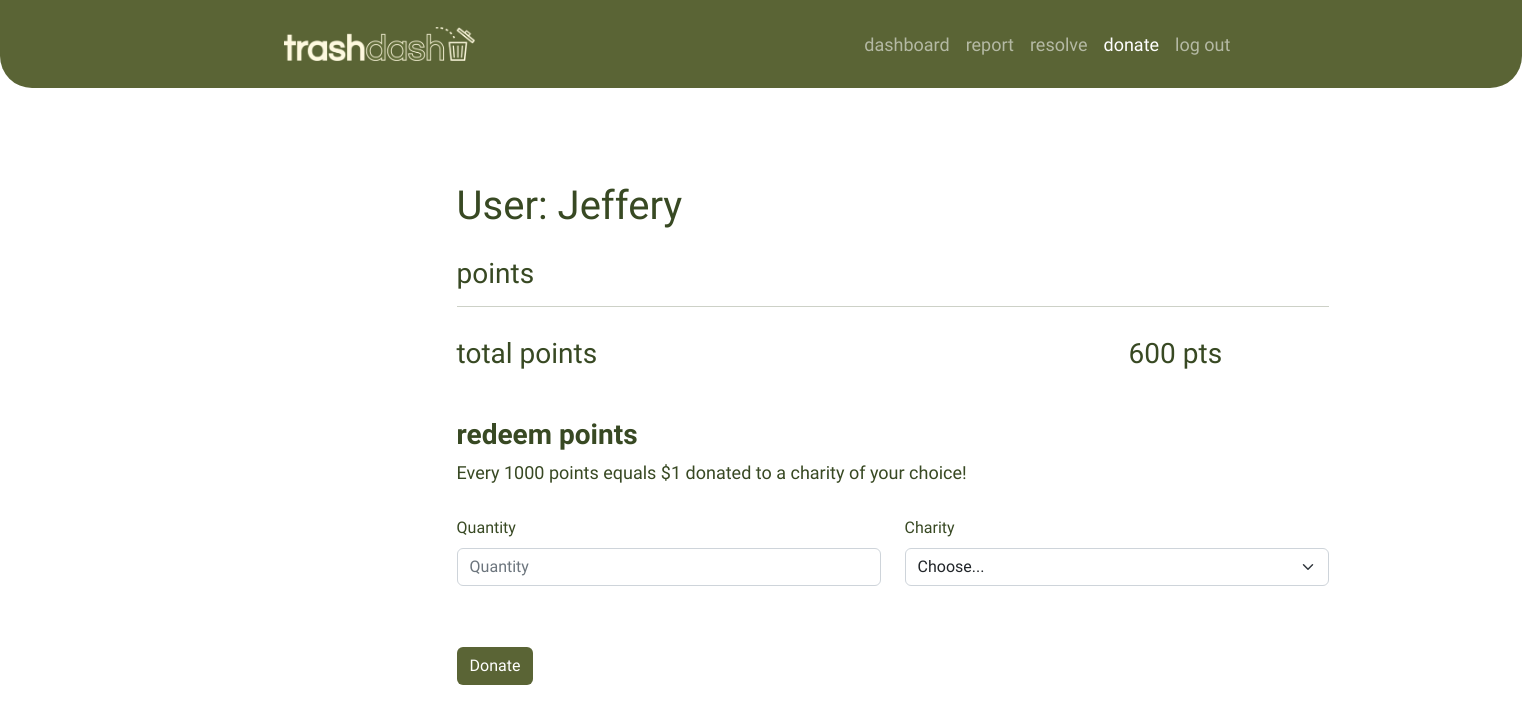
Page /donate (signed in) on the earlier database version.
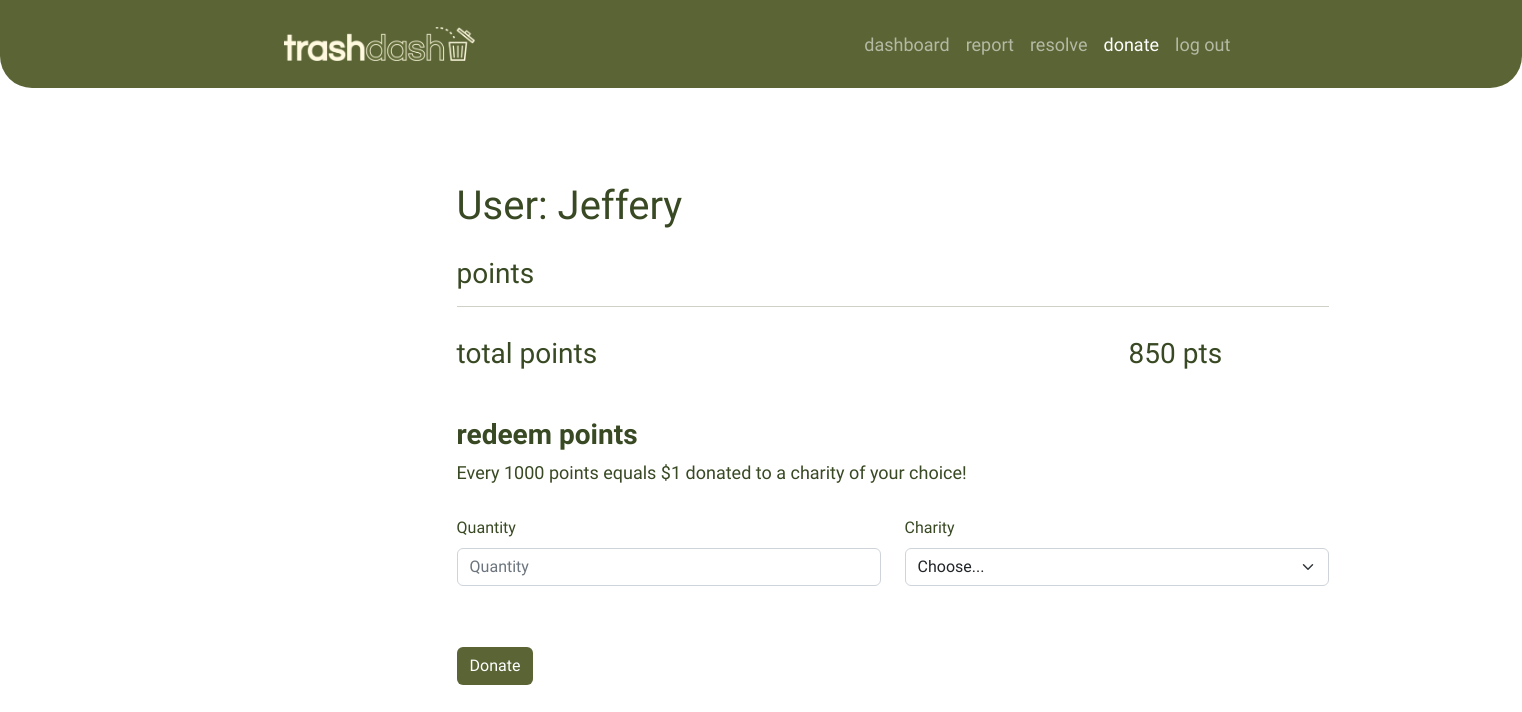
Same page on the later database version.
### website/models.py (models this page shows)
class User(db.Model, UserMixin):
    id = db.Column(db.Integer, primary_key=True)
    email = db.Column(db.String(30), unique=True)
    username = db.Column(db.String(20), unique=True)
    password = db.Column(db.String(20))
    litters_found = db.Column(db.Integer)
    litters_cleaned = db.Column(db.Integer)
    points = db.Column(db.Integer)
    reports = db.relationship('Report', backref="user")

### website/views.py (the view, shortened to what this page needs)
@views.route("/donate", methods=["GET", "POST"])
@login_required
def donate():
    time.sleep(0.1)
    return render_template("donate.html", user=current_user)

### website/__init__.py (called while the page is built)
@login_manager.user_loader
def load_user(id):
    return User.query.get(int(id))

### website/templates/donate.html (shortened to what this page needs)
{% extends "layout.html" %}
{% block content %}
<body>
    <header>
        <nav class="navbar navbar-expand-lg navbar-dark fixed-top bg-primary"
            style="border-bottom-right-radius:2rem !important;border-bottom-left-radius: 2rem !important;">
            <div class="container nav-space">
                <img class="mx-auto justify-content-center" src="/static/images/TrashDashLogo.png" width="20%"
                    height="20%" style="margin-top: 2%;margin-bottom: 2%;cursor:pointer;" alt="TrashDash Logo"
                    onclick="window.location.href='/'">
                <div class="collapse navbar-collapse justify-content-end" id="navbarCollapse">
                    <ul class="nav navbar-nav ">
                        <li class="nav-item">
                            <a class="nav-link" href="/dashboard">dashboard</a>
                        </li>
                        <li class="nav-item">
                            <a class="nav-link" href="/report">report</a>
                        </li>
                        <li class="nav-item">
                            <a class="nav-link" href="/resolve">resolve</a>
                        </li>
                        <li class="nav-item">
                            <a class="nav-link active" href="/donate">donate</a>
                        </li>
                        <li class="nav-item">
                            <a class="nav-link" href="/logout">log out</a>
                        </li>
                    </ul>
                </div>
            </div>
        </nav>
    </header>
    <div class="container body-content" style="margin-left:30%; margin-right:30%">
        <div class="row" style="margin-top: 10%;  margin-bottom: 1%;">
            <h1 style="text-align: left; margin-bottom: 2%;">
                <bold>User: {{ current_user.username }}</bold>
            </h1>
            <div class="col-md-8">
                <h3>
                    <bold>points</bold>
                </h3>
                <hr>
            </div>
        </div>
        <div class="row" style="margin-bottom: 3%;">
            <div class="col-md-6">
                <h3>total points</h3>
            </div>
            <div class="col-md-6">
                <h3>{{ current_user.points }} pts</h3>
            </div>
        </div>
        <div class="row" style="margin-bottom: 1%;">
            <div class="col-md-8">
                <h3><b>redeem points</b></h3>
                <p>Every 1000 points equals $1 donated to a charity of your choice!</p>
            </div>
        </div>
        <form method="POST">
            <div class="row" style="margin-bottom: 1%;">
                <div class="col-md-4">
                    <label for="Quantity" class="form-label">Quantity</label>
                    <input name="Quantity" type="number" class="form-control" id="Quantity" placeholder="Quantity"
                        value="" required>
                </div>
                <div class="col-md-4">
                    <label for="charity" class="form-label">Charity</label>
                    <select class="form-select" id="state">
                        <option value="">Choose...</option>
                    </select>
                </div>
            </div>
            <button type="submit" class="btn btn-default mt-5" id="sendMessage"
                style="text-align: center; margin-top: 10%">Donate</button>
        </form>
    </div>
</body>
</html>
{% endblock content %}

### website/templates/layout.html (shortened to what this page needs)
<!DOCTYPE html>
<html lang="en"
    class=" js flexbox flexboxlegacy canvas canvastext webgl no-touch geolocation postmessage websqldatabase indexeddb hashchange history draganddrop websockets rgba hsla multiplebgs backgroundsize borderimage borderradius boxshadow textshadow opacity cssanimations csscolumns cssgradients cssreflections csstransforms csstransforms3d csstransitions fontface generatedcontent video audio localstorage sessionstorage webworkers no-applicationcache svg inlinesvg smil svgclippaths">
<head>
    <link href="/static/bootstrap.css" rel="stylesheet">
    <link href="/static/Site.css" rel="stylesheet">
    <link rel="stylesheet" href="https://cdn.jsdelivr.net/npm/bootstrap-icons@1.5.0/font/bootstrap-icons.css">
    <link rel="stylesheet" href="https://unpkg.com/leaflet@1.9.2/dist/leaflet.css"
 />
</head>
{% block content %}{% endblock %}

### website/static/Site.css (style rules this page uses)
body { padding-top: 50px; padding-bottom: 20px; font-family: 'Questrial', sans-serif !important; color: rgba(56, 73, 35, 1) !important; background-image: url('https://media.discordapp.net/attachments/759867023885860934/1031193256433831997/unknown.png'); background-repeat: no-repeat; background-size: 100% 150%; height:100%; }
.body-content { padding-left: 15px; padding-right: 15px; }
.nav-space { padding-left: 12%; padding-right: 12%; }
li { font-size: 18px !important; }
input, select, textarea { max-width: 2000px; }
p { font-size: 18px; }
@media screen and (min-width: 768px) { .body-content { padding: 0; } }
.btn-default { background-color: rgba(90, 100, 53, 1) !important; color: rgb(255, 255, 255) !important; }
.bg-primary { background-color:rgba(90, 100, 53, 1) !important; }

Differences in the rows shown:
changed User "Jeffery": points "600" → "850"
